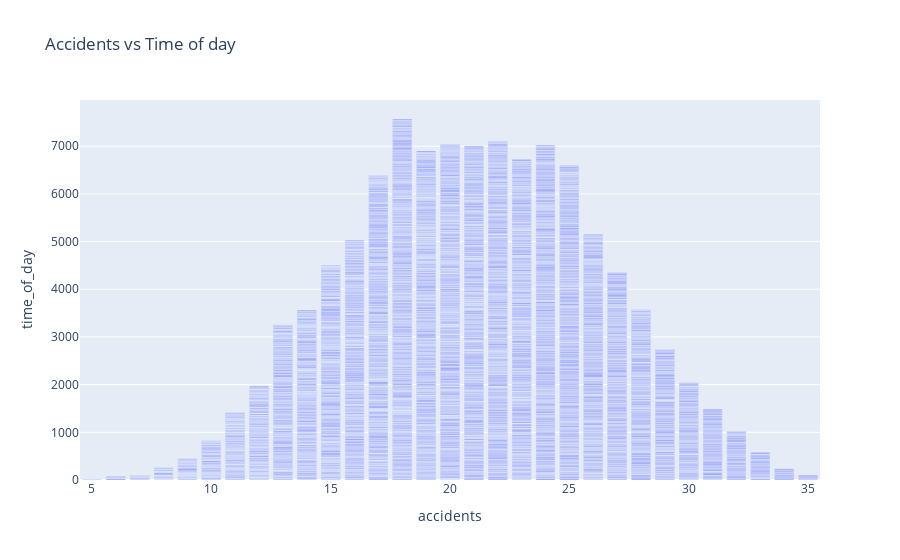

The notebook cell saved with this chart:
### Code cell
fig = px.bar(df, x= 'accidents', y = 'time_of_day',  
              title = 'Accidents vs Time of day')
fig.show()

### Figure 1 — Plotly figure (JSON) as saved in the notebook; plotly's stock layout.template omitted (floating-point values rounded to 4 significant figures; data arrays with more than 128 entries replaced by an {"elided": "..."} marker saying what was removed)
{"data": [{"hovertemplate": "accidents=%{x}<br>time_of_day=%{y}<extra></extra>", "legendgroup": "", "marker": {"color": "#636efa", "pattern": {"shape": ""}}, "name": "", "orientation": "v", "showlegend": false, "textposition": "auto", "type": "bar", "x": {"elided": "8756 int values"}, "xaxis": "x", "y": {"elided": "8756 float values"}, "yaxis": "y"}], "layout": {"barmode": "relative", "legend": {"tracegroupgap": 0}, "title": {"text": "Accidents vs Time of day"}, "xaxis": {"anchor": "y", "domain": [0, 1], "title": {"text": "accidents"}}, "yaxis": {"anchor": "x", "domain": [0, 1], "title": {"text": "time_of_day"}}}}
